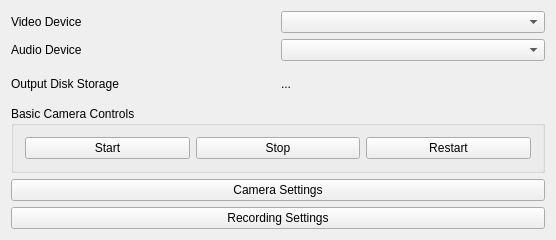
<?xml version="1.0" encoding="UTF-8"?>
<ui version="4.0">
 <class>CameraControlsClass</class>
 <widget class="QWidget" name="CameraControlsClass">
  <property name="geometry">
   <rect>
    <x>0</x>
    <y>0</y>
    <width>556</width>
    <height>240</height>
   </rect>
  </property>
  <property name="windowTitle">
   <string>CameraControls</string>
  </property>
  <layout class="QGridLayout" name="gridLayout">
   <item row="1" column="1">
    <widget class="QComboBox" name="dropdownAudioDevices"/>
   </item>
   <item row="0" column="1">
    <widget class="QComboBox" name="dropdownVideoDevices"/>
   </item>
   <item row="0" column="0">
    <widget class="QLabel" name="label">
     <property name="text">
      <string>Video Device</string>
     </property>
    </widget>
   </item>
   <item row="3" column="0" colspan="2">
    <widget class="QGroupBox" name="groupBox">
     <property name="title">
      <string>Basic Camera Controls</string>
     </property>
     <layout class="QHBoxLayout" name="horizontalLayout_3">
      <item>
       <widget class="QPushButton" name="buttonStart">
        <property name="text">
         <string>Start</string>
        </property>
       </widget>
      </item>
      <item>
       <widget class="QPushButton" name="buttonStop">
        <property name="text">
         <string>Stop</string>
        </property>
       </widget>
      </item>
      <item>
       <widget class="QPushButton" name="buttonRestart">
        <property name="text">
         <string>Restart</string>
        </property>
       </widget>
      </item>
     </layout>
    </widget>
   </item>
   <item row="1" column="0">
    <widget class="QLabel" name="label_2">
     <property name="text">
      <string>Audio Device</string>
     </property>
    </widget>
   </item>
   <item row="5" column="0" colspan="2">
    <widget class="QPushButton" name="buttonRecordingSettings">
     <property name="text">
      <string>Recording Settings</string>
     </property>
    </widget>
   </item>
   <item row="4" column="0" colspan="2">
    <widget class="QPushButton" name="buttonCameraSettings">
     <property name="text">
      <string>Camera Settings</string>
     </property>
    </widget>
   </item>
   <item row="2" column="0">
    <widget class="QLabel" name="label_3">
     <property name="text">
      <string>Output Disk Storage</string>
     </property>
    </widget>
   </item>
   <item row="2" column="1">
    <widget class="QLabel" name="labelOutputStorage">
     <property name="text">
      <string>...</string>
     </property>
    </widget>
   </item>
  </layout>
 </widget>
 <layoutdefault spacing="6" margin="11"/>
 <resources/>
 <connections/>
</ui>
